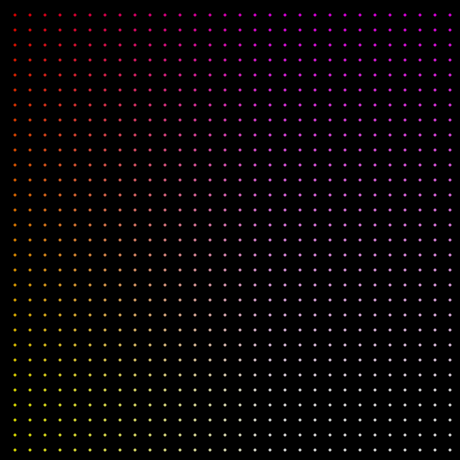
Frame 1 (no input)
Frame 60 (the mouse pressed at the canvas centre just before this capture): identical to frame 1, image omitted
Frame 120 (the mouse held since frame 60 and released just before this capture): identical to frame 1, image omitted

The Processing sketch that drew this single still picture (run headless with seeded random() and noise(); from frame 60 on, the mouse is pressed at the canvas centre):

// Processing sketch: processing_141715
// ── processing_141715.pde

//declare 2D array of objects

circle[][] grid;

//number of columns and rows in the grid
 int cols=30;
 int rows=30;

void setup(){
  size(460,460);
  
  grid= new circle[cols][rows];

//initialize each element of circle array
  for (int i=0; i<cols; i++){
    for (int j=0; j<rows; j++){
    grid[i][j]=new circle(color(255,j*10,i*15,210),((i+1)*15),((j+1)*15),3);
   }
  }
}
  
  void draw(){
    background(0);
    
    //run each element of circle array
    for (int i=0; i<cols; i++){
      for (int j=0; j<rows; j++){
      grid[i][j].display();
      grid[i][j].grow();
      }
    }  
  }
  


class circle {
  
  float x;
  float y;
  int diam;
  color c;
  int speed=1;
  boolean launch;
  
  circle(color c_,float x_,float y_,int diam_){
    c=c_;
    x=x_;
    y=y_;
    diam=diam_;
  }
  
  void display(){
    noStroke();
    fill(c);
    ellipse(x,y,diam,diam);
  }
  
  void grow(){  
    
     
    if ((mouseX>(x-diam) && mouseX<(x+diam)) && (mouseY>(y-diam) && mouseY<(y+diam))){
      launch=true;
    } 
    
        if (launch) { 
      diam=diam+speed;
    }  
   
    if (diam>200){
      diam=0;
    }
  }
  
  
}
